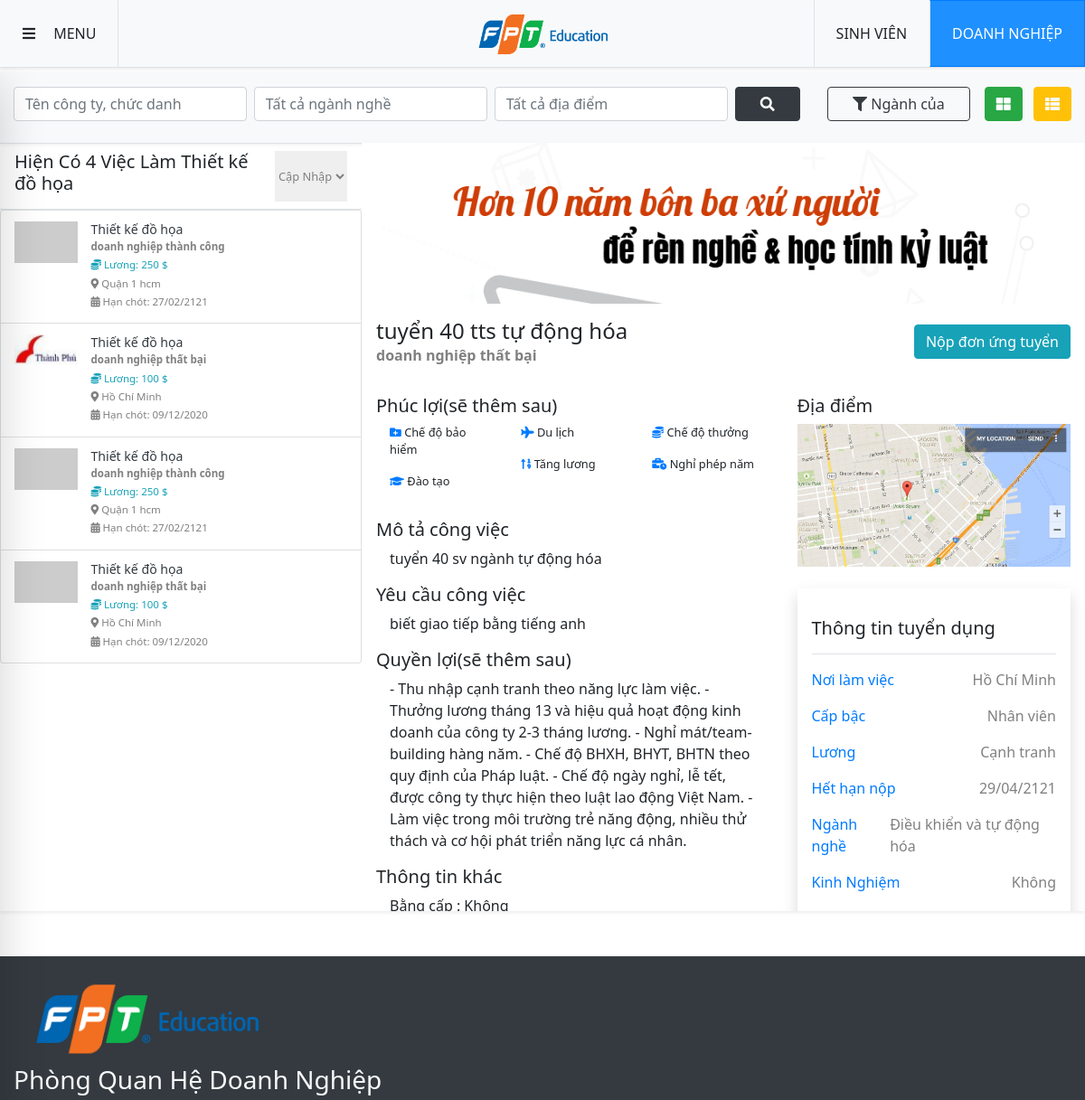
The app's page /site/index.php?act=listjob&id_nganh=22 (upper part), older data.
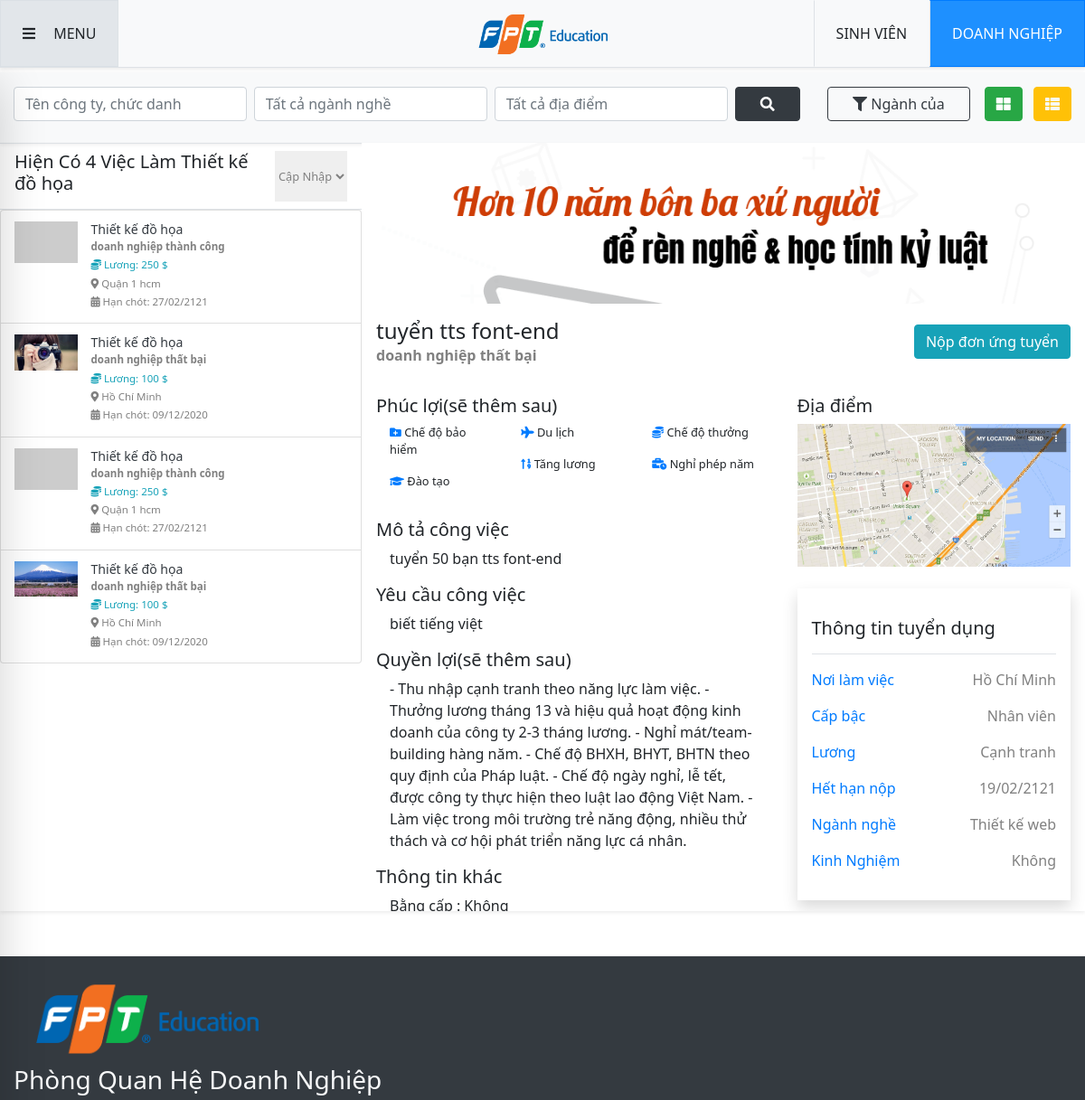
The same page, newer data.
### tables this page shows
CREATE TABLE `dang_tuyen` (
  `id_dt` int(11) NOT NULL,
  `anh` varchar(200) DEFAULT NULL,
  `tieu_de` varchar(100) NOT NULL,
  `noi_dung` varchar(1000) NOT NULL,
  `yeu_cau` varchar(1000) NOT NULL,
  `sl_sv_can` int(11) NOT NULL,
  `sl_sv_dk` int(11) NOT NULL,
  `thoi_gian` date DEFAULT NULL,
  `vi_tri` varchar(200) DEFAULT NULL,
  `luong` int(12) NOT NULL,
  `id_dn` int(11) NOT NULL,
  `id_nganh` int(11) NOT NULL,
  `trang_thai` tinyint(4) NOT NULL COMMENT '0 chua duyet 1 da duyet',
  `an_hien` tinyint(1) NOT NULL
);

CREATE TABLE `nganh` (
  `id_nganh` int(11) NOT NULL,
  `ten_nganh` varchar(100) NOT NULL,
  `an_hien` tinyint(1) DEFAULT NULL,
  `id_nn` int(11) NOT NULL
);

CREATE TABLE `doanh_nghiep` (
  `id_dn` int(11) NOT NULL,
  `id_user` int(12) NOT NULL,
  `ten_dn` varchar(100) NOT NULL,
  `anh` varchar(200) DEFAULT NULL,
  `dia_chi` varchar(100) NOT NULL,
  `sdt` int(11) NOT NULL,
  `an_hien` tinyint(1) DEFAULT 1,
  `stt` int(3) NOT NULL
);

### system/database.php (called while the page is built, shortened)
<?php
    function getConnection()  {
        try {
            $conn = new PDO("mysql:host=".HOST_DB.";dbname=".NAME_DB, USER_DB, PASS_DB);
            $conn->setAttribute(PDO::ATTR_ERRMODE, PDO::ERRMODE_EXCEPTION);
            return $conn;
            } catch(PDOException $e) {
            echo "Connection failed: " . $e->getMessage();
            }
        }
    function query($sql)   {
        $conn = getConnection();
        $result = $conn->query($sql);
        return $result;
        }
    function queryOne($sql) {
        $conn = getConnection();
        $result = $conn->query($sql);
        $row = $result->fetch(PDO::FETCH_ASSOC);
        return $row;
    }
?>

### site/model/home.php (called while the page is built, shortened)
<?php
require_once('../system/database.php');
function checkdoanhnghiepbyid($id){
    $sql="select * from doanh_nghiep where id_dn='$id'";
    return queryOne($sql);
}
function checkdangtuyenidnganh($id){
    if(isset($id_nganh) && $id_nganh !=0) $sql="select * from dang_tuyen where id_nganh='$id' and curdate() <= thoi_gian and sl_sv_can > sl_sv_dk order by id_dt desc";
    else $sql="select * from dang_tuyen where curdate() <= thoi_gian and sl_sv_can > sl_sv_dk order by id_dt desc";
    return queryOne($sql);
}
function checknganhbyid($id){
    $sql="select * from nganh where id_nganh='$id' ";
    return queryOne($sql);
}
function coutdangtuyen($id_nganh){
    if(isset($id_nganh) && $id_nganh !=0){$sql= "SELECT COUNT(*) as tongdangtuyen FROM dang_tuyen where id_nganh='$id_nganh' and curdate() <= thoi_gian and sl_sv_can > sl_sv_dk";}else
    $sql= "SELECT COUNT(*) as tongdangtuyen FROM dang_tuyen where curdate() <= thoi_gian and sl_sv_can > sl_sv_dk";
    $kq = query($sql);
    $row = $kq->fetch();
    $rowcount = $row['tongdangtuyen'];
    return $rowcount;
}
function thongtindangtuyen($id_nganh){
    if(isset($id_nganh) && $id_nganh !=0){$sql ="select * from dang_tuyen where id_nganh='$id_nganh' and curdate() <= thoi_gian and sl_sv_can > sl_sv_dk order by id_dt desc";}else
    $sql ="select * from dang_tuyen where curdate() <= thoi_gian and sl_sv_can > sl_sv_dk order by id_dt desc";
    return query($sql);
}
?>

### site/view/list-job.php (the view, shortened to what the changed rows need)
<div id="list-job">
    <div class="row bg-light shadow-sm  py-3 ">
        <form action="" method="post" class="d-lg-flex col-lg-9">
            <input type="text" class="form-control mr-2 mb-2" name="" id="" aria-describedby="helpId" placeholder="Tên công ty, chức danh">
            <input type="text" class="form-control mr-2 mb-2" name="" id="" aria-describedby="helpId" placeholder="Tất cả ngành nghề">
            <input type="text" class="form-control mr-2 mb-2" name="" id="" aria-describedby="helpId" placeholder="Tất cả địa điểm">
            <button type="submit" class="btn btn-dark col-lg-1 mb-2"><i class="fas fa-search"></i></button>
        </form>
        <div class="col-lg-3 d-flex flex-wrap">
            <a href="index.php?act=listjob&id_nganh_sv=<?php if(isset($_SESSION['sid'])) {$idnganhsv=checkkhachhangbyid($_SESSION['sid']); echo $idnganhsv['id_nganh'];} else echo '0'; ?>" class="btn btn-outline-dark form-control overflow-hidden col mr-3"><i class="fas fa-filter"></i> Ngành của bạn</a>
            <div class="text-right px-0">
                <button id="list-grid" class="btn btn-success mr-2"><i class="fas fa-th-large"></i></button>
                <button id="list-inf" class="btn btn-warning"><i class="fas fa-th-list  text-light "></i></button>
            </div>
        </div>
    </div>
    <div class="row detail-job shadow-sm ">
        <div class="col  p-lg-0">
            <div class="d-flex justify-content-between  border-bottom border-top py-2 px-3">
                <h5>Hiện Có <?php echo $coutdangtuyen; ?> Việc Làm <?php echo $tennganh ?></h5>
                <select name="" id="" class="small text-gray border-0">
                    <option value="">Cập Nhập</option>
                </select>
            </div>
            <div class="detail-job_list d-flex flex-wrap small">
                <?php
                foreach($thongtindangtuyen as $thongtindangtuyen){
                    $thongtindn= checkdoanhnghiepbyid($thongtindangtuyen['id_dn']);
                    $thongtinnganh=checknganhbyid($thongtindangtuyen['id_nganh']);
                ?>
                <button type="button" class="list-group-item list-group-item-action px-0" value="<?=$thongtindangtuyen['id_dt']?>" id="<?=$thongtindangtuyen['id_dt']?>"  onclick="get_content(<?=$thongtindangtuyen['id_dt']?>)" >
                    <div class="media" >
                        <img class="card-img-top col-3" src="../uploads/<?=$thongtindangtuyen['anh']?>" onerror=this.src="http://placehold.it/300x200" alt="Card image cap ">
                        <div class="media-body text-gray text-left">
                            <a href="index.php?act=thongtindt&id_dt=<?=$thongtindangtuyen['id_dt']?>"><h5 class="text-dark mt-0 d-inline" ><?=$thongtinnganh['ten_nganh']?></h5></a>
                            <p class="font-weight-bold "><?=$thongtindn['ten_dn']?></p>
                            <p class="text-info"><i class="fas fa-coins    "></i> Lương: <?=$thongtindangtuyen['luong']?> $</p>
                            <p><i class="fas fa-map-marker-alt    "></i> <?=$thongtindangtuyen['vi_tri']?></p>
                            <p ><i class="fas fa-calendar-alt "></i> Hạn chót: <?php $today = date("Y-m-d");
                                                                                    $expire = $thongtindangtuyen['thoi_gian'];
                                                                                    $today_time = strtotime($today);
                                                                                    $expire_time = strtotime($expire);
                                                                                    if ($expire_time < $today_time){
                                                                                        echo '<strong style="color:red">hết hạn nộp</strong>';
                                                                                    }else echo  date('d/m/yy',strtotime($expire));
                                                                                    ?></p>
                        </div>
                        </div>
                </button>
                <?php } ?>
            </div>
        </div>
        <div class="d-none d-md-block col-8 detail-job_inf p-0" id="thongtindt">
           <?php
            $thongtindt= checkdangtuyenidnganh($id_nganh);
            $thongtindn=checkdoanhnghiepbyid($thongtindt['id_dn']);
            $thongtinnganh=checknganhbyid($thongtindt['id_nganh']);
            echo ' <img src="../uploads/'.$thongtindn['anh'].'" onerror=this.src="http://placehold.it/300x200">
            <div class="row align-items-center  p-3">
                <div class="col-lg-8">
                    <h4 class="mb-0">'.$thongtindt['tieu_de'].'</h4>
                    <p class="font-weight-bold text-gray mb-0">'.$thongtindn['ten_dn'].'</p>
                </div>
                <div class="col-lg-4 text-right">
                    <button type="submit" class="btn btn-info ">Nộp đơn ứng tuyển</button>
                </div>
            </div>
            <div class="row p-3">
                <div class="col-lg-7">
                    <div class="mb-3">
                        <h5>Phúc lợi(sẽ thêm sau)</h5>
                        <div class="d-flex small">
                            <div class="col-4">
                                <p><i class="fas fa-folder-plus  text-primary "></i> Chế độ bảo hiểm</p>
                                <p><i class="fas fa-graduation-cap   text-primary "></i> Đào tạo</p>
                            </div>
                            <div class="col-4">
                                <p><i class="fas fa-plane  text-primary  "></i> Du lịch</p>
                                <p><i class="fas fa-sort-numeric-up  text-primary  "></i> Tăng lương</p>
                            </div>
                            <div class="col-4">
                                <p><i class="fas fa-coins  text-primary  "></i> Chế độ thưởng</p>
                                <p><i class="fas fa-business-time  text-primary  "></i> Nghỉ phép năm</p>
                            </div>
                        </div>
                    </div>
                    <div class="mb-3">
                        <h5>Mô tả công việc</h5>
                        <div id="mota" class="col-12">
                        '.$thongtindt['noi_dung'].'
                        </div>
                    </div>
                    <div class="mb-3">
                        <h5>Yêu cầu công việc</h5>
                        <div id="yeucau" class="col-12">
                        '.$thongtindt['yeu_cau'].'
                        </div>
                    </div>
                    <div class="mb-3">
                        <h5>Quyền lợi(sẽ thêm sau)</h5>
                        <div id="quyenloi" class="col-12">
                            <p> - Thu nhập cạnh tranh theo năng lực làm việc. - Thưởng lương tháng 13 và hiệu quả hoạt động kinh doanh của công ty 2-3 tháng lương. - Nghỉ mát/team-building hàng năm. - Chế độ BHXH, BHYT, BHTN theo quy định của Pháp luật.
                                - Chế độ ngày nghỉ, lễ tết, được công ty thực hiện theo luật lao động Việt Nam. - Làm việc trong môi trường trẻ năng động, nhiều thử thách và cơ hội phát triển năng lực cá nhân.</p>
                        </div>
                    </div>
                    <div class="mb-3">
                        <h5>Thông tin khác</h5>
                        <div id="quyenloi" class="col-12">
                            <p>Bằng cấp : Không</p>
                        </div>
                    </div>
                </div>
                <div class="col-lg-5">
                    <div class="mb-4">
                        <h5>Địa điểm</h5>
                        <img src="view/images/map.jpg" alt="">
                    </div>
                    <div class="mb-4 p-3 shadow">
                        <h5 class="border-bottom py-3 mb-3">Thông tin tuyển dụng</h5>
                        <div class="d-flex justify-content-between">
                            <p class="text-primary">Nơi làm việc</p>
                            <p class="text-gray">Hồ Chí Minh</p>
                        </div>
                        <div class="d-flex justify-content-between">
                            <p class="text-primary">Cấp bậc</p>
                            <p class="text-gray">Nhân viên</p>
                        </div>
                        <div class="d-flex justify-content-between">
                            <p class="text-primary">Lương</p>
                            <p class="text-gray">Cạnh tranh</p>
                        </div>
                        <div class="d-flex justify-content-between">
                            <p class="text-primary">Hết hạn nộp</p>
                            <p class="text-gray">'.date('d/m/yy',strtotime($thongtindt['thoi_gian'])).'</p>
                        </div>
                        <div class="d-flex justify-content-between">
                            <p class="text-primary">Ngành nghề</p>
                            <p class="text-gray">'.$thongtinnganh['ten_nganh'].'</p>
                        </div>
                        <div class="d-flex justify-content-between">
                            <p class="text-primary">Kinh Nghiệm</p>
                            <p class="text-gray">Không</p>
                        </div>
                    </div>
                            <p class="font-weight-bold col-8">'.$thongtindn['ten_dn'].'</p>
                                <p class="col-11"> '.$thongtindn['dia_chi'].'</p>
                                <p class="col-11"> '.$thongtindn['sdt'].'</p>
                </div>
            </div>';
           ?>
        </div>
    </div>
</div>

Row changes from the older to the newer data that the page shows:
no longer on this page (row unchanged): dang_tuyen: tieu_de "tuyển 40 tts tự động hóa", noi_dung "tuyển 40 sv ngành tự động hóa", yeu_cau "biết giao tiếp bằng tiếng anh", thoi_gian "29/04/2121"
no longer on this page (row unchanged): nganh: ten_nganh "Điều khiển và tự động hóa"
changed dang_tuyen (number 2 of 5 on the later page): anh: a different picture
changed dang_tuyen (number 4 of 5 on the later page): anh: picture added in place of a placeholder
added dang_tuyen: tieu_de "tuyển tts font-end", noi_dung "tuyển 50 bạn tts font-end", yeu_cau "biết tiếng việt", thoi_gian "19/02/2121"
now on this page (row unchanged): nganh: ten_nganh "Thiết kế web"
